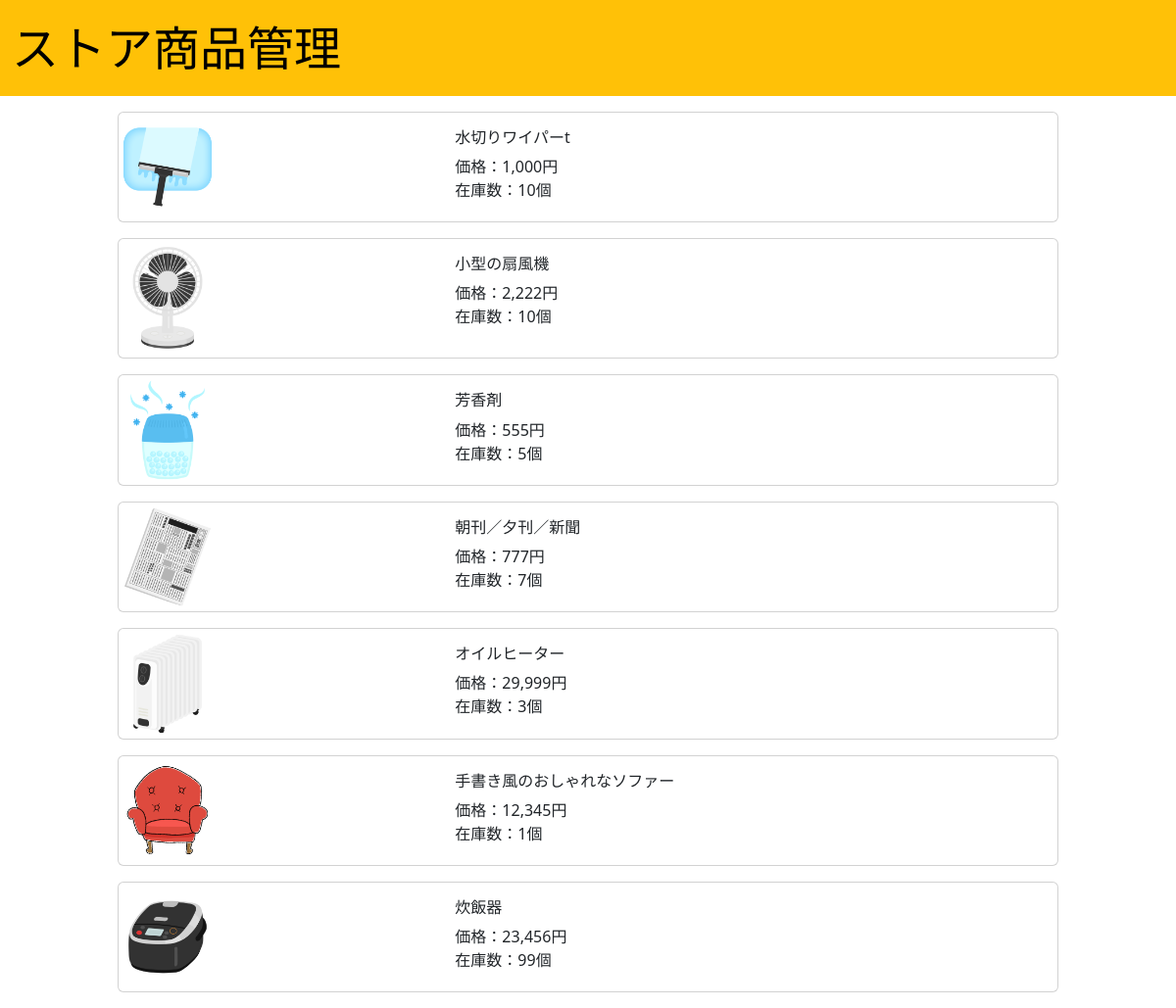
Page /store_main/product_list/ (signed in) on the committed database.
### store_main/models.py (models this page shows, shortened)
class Product(models.Model):
    name = models.CharField(verbose_name='商品名', max_length=128)
    description = models.TextField(verbose_name='商品説明', max_length=5000,
                                   blank=True, default='')
    price = models.PositiveIntegerField(verbose_name='価格', blank=True,
                                        default=0)
    amount = models.PositiveIntegerField(verbose_name='在庫数', blank=True,
                                         default=0)
    image = models.ImageField(verbose_name='商品画像', upload_to='product', )
    code = models.CharField(verbose_name='商品コード', max_length=128, )

### store_main/views.py (the view)
# urls.py: path('product_list/', views.product_list, name='product_list'),
def product_list(request):
    if not request.user.is_superuser:
        return redirect('main:index')
    products = Product.objects.all()
    context = {
        'products': products,
    }
    return render(request, template_name="store_main/product_list.html",
                  context=context)

### store_main/templates/store_main/product_list.html
{% extends 'store_base.html' %}
{% block content %}
<div class="container store-product-container">
    <div class="container">
        {% for product in products %}
        <div class="card mx-auto store-card my-3" style="width: 60rem; max-width: 100%;">
            <div class="row no-gutters store-card">
                <a href="{% url 'store_main:product_edit' product.id %}"></a>
                <div class="col-md-4 my-auto">
                    <img class="card-img cart-img store-card-img-top"
                         src="{{ product.image.url }}">
                </div>
                <div class="col-md-8">
                    <div class="card-body">
                        <div class="store-product-content mb-1">
                            <h6 class="card-title">{{ product.name }}</h6>
                            価格：{{ product.price }}円
                            <br>
                            在庫数：{{ product.amount }}個
                        </div>
                    </div>
                </div>
            </div>
        </div>
        {% endfor %}
    </div>
</div>
{% endblock content %}

### static/css/style.css (style rules this page uses)
img.cart-img { max-width: 200px; height: auto; }
img.store-card-img-top { max-width: 100px; height: auto; }
.store-card { position: relative; }
.store-card a { position: absolute; width: 100%; height: 100%; top: 0; left: 0; width: 100%; height: 100%; }

### rows in the picture
Product: image (picture), name "水切りワイパーt", price "1,000", amount "10"
Product: image (picture), name "小型の扇風機", price "2,222", amount "10"
Product: image (picture), name "芳香剤", price "555", amount "5"
Product: image (picture), name "朝刊／夕刊／新聞", price "777", amount "7"
Product: image (picture), name "オイルヒーター", price "29,999", amount "3"
Product: image (picture), name "手書き風のおしゃれなソファー", price "12,345", amount "1"
Product: image (picture), name "炊飯器", price "23,456", amount "99"
